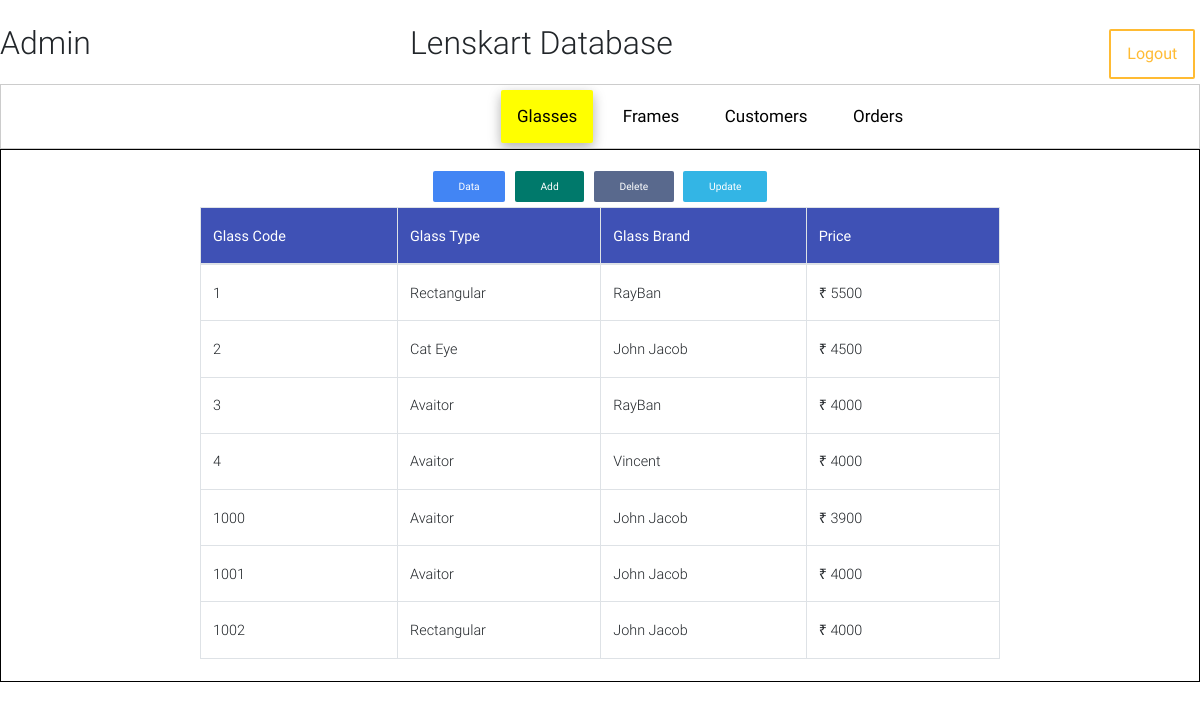
The app's page /admin.php with its own data.
### tables this page shows
CREATE TABLE `glasses` (
  `glasscode` int(4) NOT NULL,
  `GlassType` varchar(20) DEFAULT NULL,
  `GlassBrand` varchar(20) DEFAULT NULL,
  `Price` int(5) DEFAULT NULL
);

### admin.php (the view, shortened to what this page needs)
<?php
  $glass  = array();
  $glass_query = "SELECT * FROM Glasses";
  $connection = OpenCon();
  if ($stmt = $connection->prepare($glass_query)) {
      if ($stmt->execute()) {
          $glass_result = $stmt->get_result();
          $frame_result = $stmt->get_result();
          while ($row = $glass_result->fetch_assoc()) {
              $glass[] = array(
                  'code' => $row['glasscode'],
                  'type' => $row['GlassType'],
                  'brand' => $row['GlassBrand'],
                  'price' => $row['Price']
              );
          }
          $glass = json_decode(json_encode($glass),true);
      }
      else
       echo $stmt->error;
  }
  else
   echo $connection->error;
  ?>
<!DOCTYPE html>
<html>
  <head>
    <link rel="stylesheet" href="https://use.fontawesome.com/releases/v5.8.2/css/all.css">
    <link href="css/bootstrap.css" rel="stylesheet">
    <link href="css/mdb.css" rel="stylesheet">
    <link href="css/style.css" rel="stylesheet">
  </head>
  <body>
    <div class="row" style="margin-top: 24px;">
      <div class="col"><h2 style="margin: auto;">Admin</h2></div>
      <div class="col"><h2 style="margin: auto;">Lenskart Database</h2></div>
      <div class="col" ><a href="index.html" class="btn btn-outline-warning float-right">Logout</a></div>
    </div>
    <div class="tab">
      <button class="btn tablinks" id="defaultOpen" onclick="openTab(event, 'Glasses')">Glasses</button>
      <button class="btn tablinks" onclick="openTab(event, 'Frames')">Frames</button>
      <button class="btn tablinks" onclick="openTab(event, 'Customers')">Customers</button>
      <button class="btn tablinks" onclick="openTab(event, 'Orders')">Orders</button>
    </div>
    <div id="Glasses" class="tabcontent">
      <div style= " width:800px;margin:auto; margin-top: 10px">
        <div class="wrapper-editor">
          <div class="d-flex justify-content-center buttons-wrapper">
            <button name="data" class="btn btn-sm btn-primary" onclick="Show_data()">Data</button>
            <button name="add" class="btn btn-sm btn-teal" onclick="Show_add_form()">Add</button>
            <button name="delete" class="btn btn-sm btn-mdb-color" onclick="Show_delete_form()">Delete</button>
            <button name="update" class="btn btn-sm btn-info" onclick="Show_update_form()">Update</button>
          </div>
          <table class="table table-bordered data" cellspacing="0" width="100%">
            <thead class="indigo white-text">
              <tr>
                <th class="th-sm">Glass Code
                </th>
                <th class="th-sm">Glass Type
                </th>
                <th class="th-sm">Glass Brand
                </th>
                <th class="th-sm">Price
                </th>
              </tr>
            </thead>
            <tbody>
              <?php
                $glass_count = count($glass);
                for($i = 0; $i < $glass_count; $i++) {
                  echo "<tr>
                          <td>".$glass[$i]['code']."</td>
                          <td>".$glass[$i]['type']."</td>
                          <td>".$glass[$i]['brand']."</td>
                          <td>&#8377 ".$glass[$i]['price']."</td>
                        </tr>";
                }
                ?>
            </tbody>
          </table>
        </div>
      </div>
    </div>
  </body>
</html>

### admin.php (style rules this page uses)
.tab { overflow: hidden; border: 1px solid #ccc; }
.tab button { float: center; border: none; outline: none; cursor: pointer; padding: 14px 16px; transition: 0.3s; font-size: 17px; color: black; }
.tablinks:first-child { margin-left:500px; }
.tab button.active { background-color: yellow; }
.tabcontent { display: none; padding: 6px 12px; border: 1px solid black; }

### records on screen
glasses: glasscode "1", GlassType "Rectangular", GlassBrand "RayBan", Price "5500"
glasses: glasscode "2", GlassType "Cat Eye", GlassBrand "John Jacob", Price "4500"
glasses: glasscode "3", GlassType "Avaitor", GlassBrand "RayBan", Price "4000"
glasses: glasscode "4", GlassType "Avaitor", GlassBrand "Vincent", Price "4000"
glasses: glasscode "1000", GlassType "Avaitor", GlassBrand "John Jacob", Price "3900"
glasses: glasscode "1001", GlassType "Avaitor", GlassBrand "John Jacob", Price "4000"
glasses: glasscode "1002", GlassType "Rectangular", GlassBrand "John Jacob", Price "4000"
